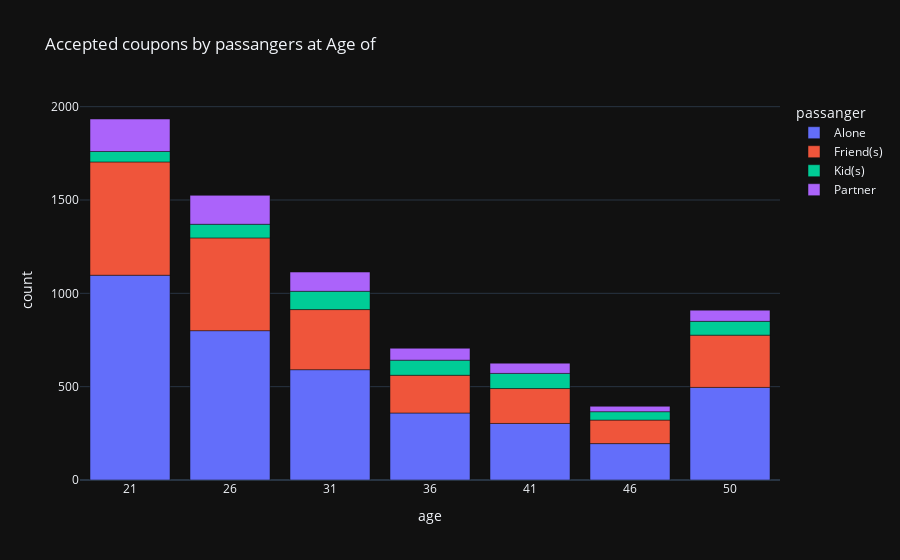

Write notebook code for a chart like this one.
### Code cell
df_gr_ag_p = df_new_y_cp.groupby(['passanger','age'], group_keys=False)[['Y']].agg(sum)
df_gr_ag_p.reset_index(inplace=True)
df_gr_ag_p.rename(columns={'Y':'count'}, inplace=True)
df_gr_ag_p.sort_values(by=['count','passanger'], ascending=False).head(15)
px.bar(df_gr_ag_p, x='age', y='count', color='passanger', title="Accepted coupons by passangers at Age of")
#df_gr_ag.head(100)

### Figure 1 — Plotly figure (JSON) as saved in the notebook; plotly's stock layout.template omitted (floating-point values rounded to 4 significant figures)
{"data": [{"alignmentgroup": "True", "hovertemplate": "passanger=Alone<br>age=%{x}<br>count=%{y}<extra></extra>", "legendgroup": "Alone", "marker": {"color": "#636efa", "pattern": {"shape": ""}}, "name": "Alone", "offsetgroup": "Alone", "orientation": "v", "showlegend": true, "textposition": "auto", "x": ["21", "26", "31", "36", "41", "46", "50"], "xaxis": "x", "y": [1097, 800, 591, 359, 303, 195, 496], "yaxis": "y", "type": "bar"}, {"alignmentgroup": "True", "hovertemplate": "passanger=Friend(s)<br>age=%{x}<br>count=%{y}<extra></extra>", "legendgroup": "Friend(s)", "marker": {"color": "#EF553B", "pattern": {"shape": ""}}, "name": "Friend(s)", "offsetgroup": "Friend(s)", "orientation": "v", "showlegend": true, "textposition": "auto", "x": ["21", "26", "31", "36", "41", "46", "50"], "xaxis": "x", "y": [607, 497, 322, 202, 187, 126, 280], "yaxis": "y", "type": "bar"}, {"alignmentgroup": "True", "hovertemplate": "passanger=Kid(s)<br>age=%{x}<br>count=%{y}<extra></extra>", "legendgroup": "Kid(s)", "marker": {"color": "#00cc96", "pattern": {"shape": ""}}, "name": "Kid(s)", "offsetgroup": "Kid(s)", "orientation": "v", "showlegend": true, "textposition": "auto", "x": ["21", "26", "31", "36", "41", "46", "50"], "xaxis": "x", "y": [56, 73, 98, 81, 81, 45, 74], "yaxis": "y", "type": "bar"}, {"alignmentgroup": "True", "hovertemplate": "passanger=Partner<br>age=%{x}<br>count=%{y}<extra></extra>", "legendgroup": "Partner", "marker": {"color": "#ab63fa", "pattern": {"shape": ""}}, "name": "Partner", "offsetgroup": "Partner", "orientation": "v", "showlegend": true, "textposition": "auto", "x": ["21", "26", "31", "36", "41", "46", "50"], "xaxis": "x", "y": [174, 155, 103, 64, 55, 29, 60], "yaxis": "y", "type": "bar"}], "layout": {"xaxis": {"anchor": "y", "domain": [0.0, 1.0], "title": {"text": "age"}}, "yaxis": {"anchor": "x", "domain": [0.0, 1.0], "title": {"text": "count"}}, "legend": {"title": {"text": "passanger"}, "tracegroupgap": 0}, "title": {"text": "Accepted coupons by passangers at Age of"}, "barmode": "relative"}}
